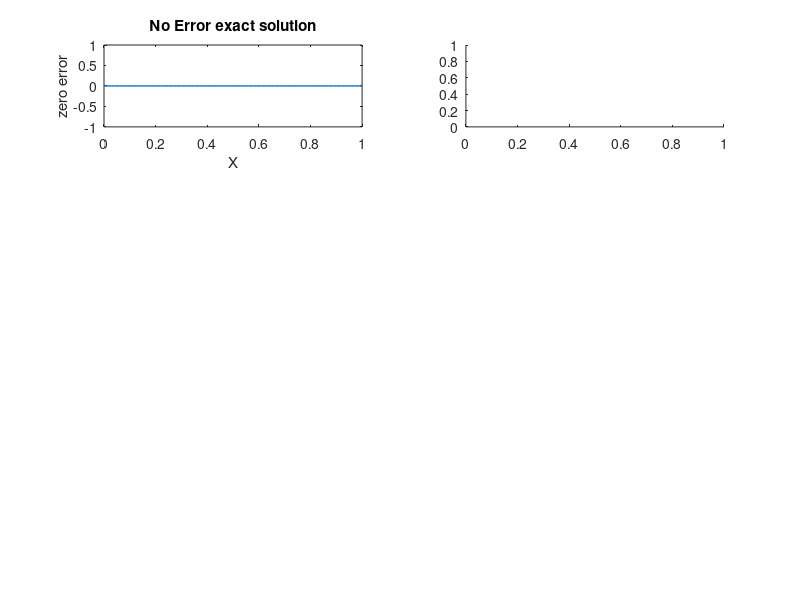

Recreate this plot in MATLAB. (Note: this script raises an error after producing the figure.)
% Rikesh Sharma 180606 

function plotResult()
    
    %Exact Solution
    subplot(4,2,1);
    x=0:0.01:1;
    y_exact=exp(x);
    error=y_exact-y_exact;
    plot(x,error,'linewidth',1);
    title('No Error exact solution');
    xlabel('X');
    ylabel('zero error');
    
    hold on
    
    %for N=1
    subplot(4,2,2);
    A=1/2;
    b=1;
    a=A\b;
    x_vec=x;
    y1=1+a*x_vec;
    error=y_exact-y1;
    plot(x,error,'-rs','MarkerIndices',1:10:length(x),'MarkerEdgeColor',[0, 0.4470, 0.7410]	);
    title('Error for N=1');
    xlabel('X');
    ylabel('Yexact-Y');
    
    disp(a);
    
    %for N=2
    subplot(4,2,3);
    A=[1/2, 2/3; 
        1/6, 5/12];
    b=[1;1/2];
    a=A\b;
    x_vec=[x;x.*x];
    y2=1+a'*x_vec;
    error=y_exact-y2;
    plot(x,error,'-gs','MarkerIndices',1:10:length(x),'MarkerEdgeColor',[0, 0.4470, 0.7410]	);
    title('Error for N=2');
    xlabel('X');
    ylabel('Yexact-Y');
    
    disp(a);
    
    %for N=4
    subplot(4,2,4);
    A = [ 1/2,  2/3,  3/4,   4/5; 
          1/6,  5/12, 11/20, 19/30;
          1/12, 3/10, 13/30, 11/21;
          1/20, 7/30, 5/14,  25/56];
    b = [1; 1/2; 1/3; 1/4];
    a = A\b;
    x_vec = [x; x.*x; x.*x.*x; x.*x.*x.*x];
    y3 = 1+a'*x_vec;
    error=y_exact-y3;
    plot(x,error,'-bs','MarkerIndices',1:10:length(x),'MarkerEdgeColor',[0, 0.4470, 0.7410]	);
    title('Error for N=4');
    xlabel('X');
    ylabel('Yexact-Y');
    
    disp(a);
    
    %for N=5
    subplot(4,2,5);
    A = [ 1/2,  2/3,  3/4,   4/5,   5/6; 
          1/6,  5/12, 11/20, 19/30, 29/42;
          1/12, 3/10, 13/30, 11/21, 33/56;
          1/20, 7/30, 5/14,  25/56, 37/72;
          1/30, 4/21, 17/56, 7/18,  41/90];
    b = [1; 1/2; 1/3; 1/4; 1/5];
    a = A\b;
    x_vec = [x; x.*x; x.*x.*x; x.*x.*x.*x; x.*x.*x.*x.*x];
    y4 = 1+a'*x_vec;
    error=y_exact-y4;
    plot(x,error,'-cs','MarkerIndices',1:10:length(x),'MarkerEdgeColor',[0, 0.4470, 0.7410]	);
    title('Error for N=5');
    xlabel('X');
    ylabel('Yexact-Y');
    
    disp(a);
    
    %for N=7
    subplot(4,2,6);
    A = [ 1/2,  2/3,  3/4,   4/5,   5/6,    6/7,    7/8; 
          1/6,  5/12, 11/20, 19/30, 29/42,  41/56,  55/72;
          1/12, 3/10, 13/30, 11/21, 33/56,  23/36,  61/90;
          1/20, 7/30, 5/14,  25/56, 37/72,  17/30,  67/110;
          1/30, 4/21, 17/56, 7/18,  41/90,  28/55,  73/132;
          1/42, 9/56, 19/72, 31/90, 9/22,   61/132, 79/156;
          1/56, 5/36, 7/30,  17/55, 49/132, 11/26,  85/182];
    b = [1; 1/2; 1/3; 1/4; 1/5; 1/6; 1/7];
    a = A\b;
    x_vec = [x; x.*x; x.*x.*x; x.*x.*x.*x; x.*x.*x.*x.*x; x.*x.*x.*x.*x.*x; x.*x.*x.*x.*x.*x.*x];
    y5 = 1+a'*x_vec;
    error=y_exact-y5;
    plot(x,error,'-ms','MarkerIndices',1:10:length(x),'MarkerEdgeColor',[0, 0.4470, 0.7410]	);
    title('Error for N=7');
    xlabel('X');
    ylabel('Yexact-Y');
    
    disp(a);
    
    %plot of all functions
    subplot(4,2,7:8)
    plot(x,y_exact,x,y1,x,y2,x,y3,x,y4,x,y5);
    title('Plot of solution of dy/dx=y for exact and by FEM');
    xlabel('X');
    ylabel('Y');
    legend({'Exact solution','N=1','N=2','N=4','N=5','N=7'},'Location','northwest');
    
    
end